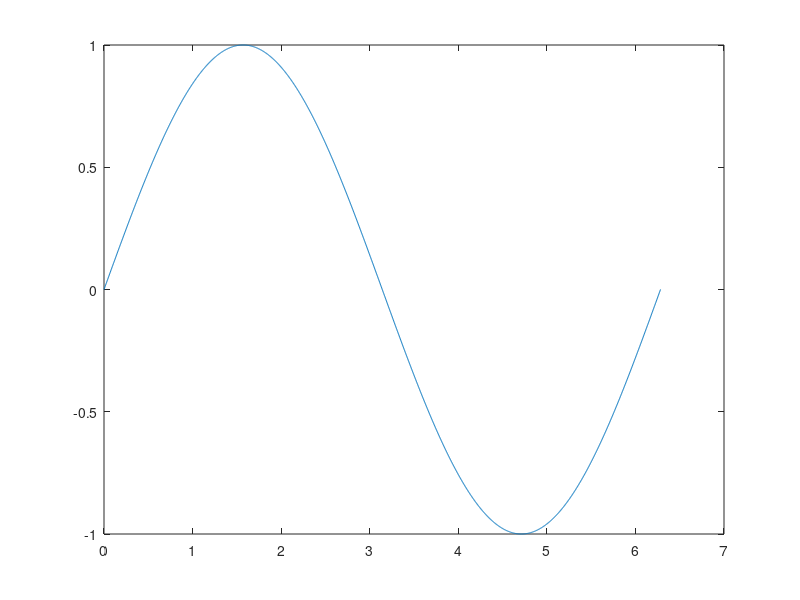
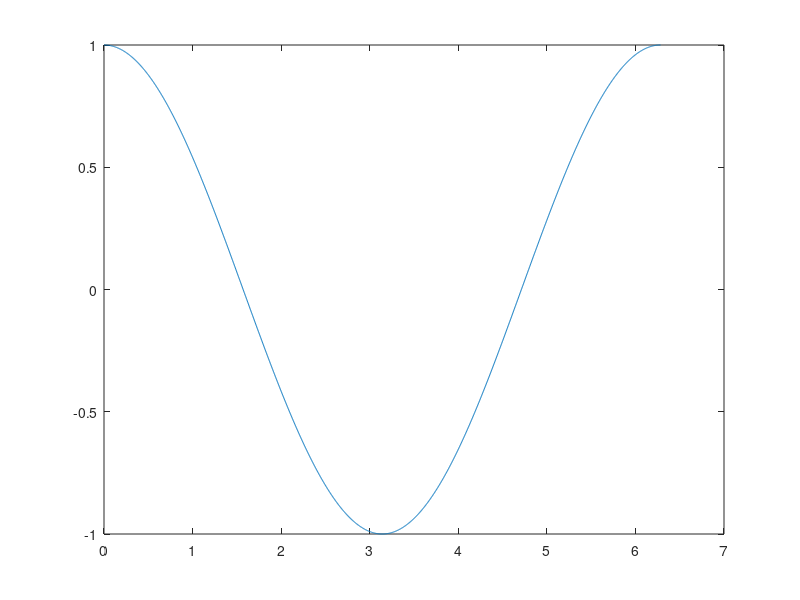
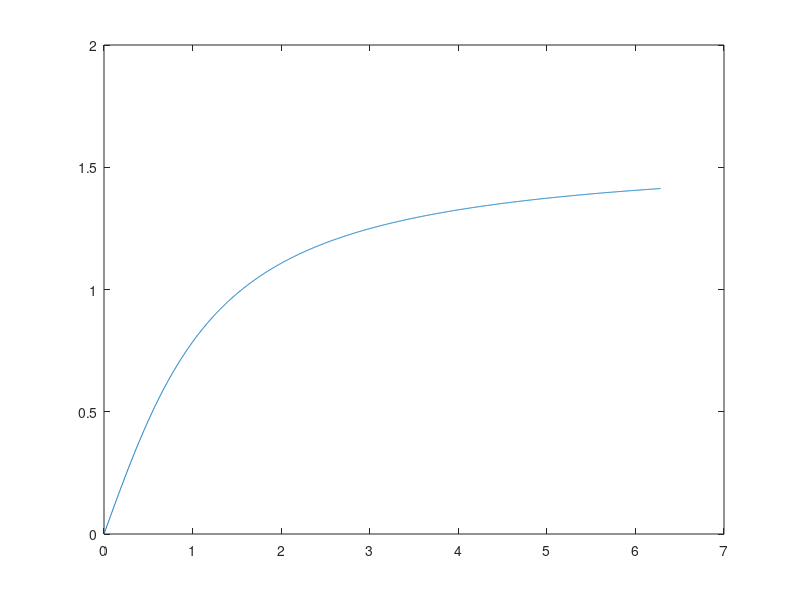

The MATLAB script that drew these images, in order: (Note: this script raises an error after producing the figures.)
x = 0:pi/1000:2*pi;
plot(x,sin(x));
figure
plot(x,cos(x));
figure
plot(x,atan(x))
cascade
% Now highlight a figure and then digit
cabc
% All the other figures but the one which has been selected will be
% closed
close all
save tempfileWS